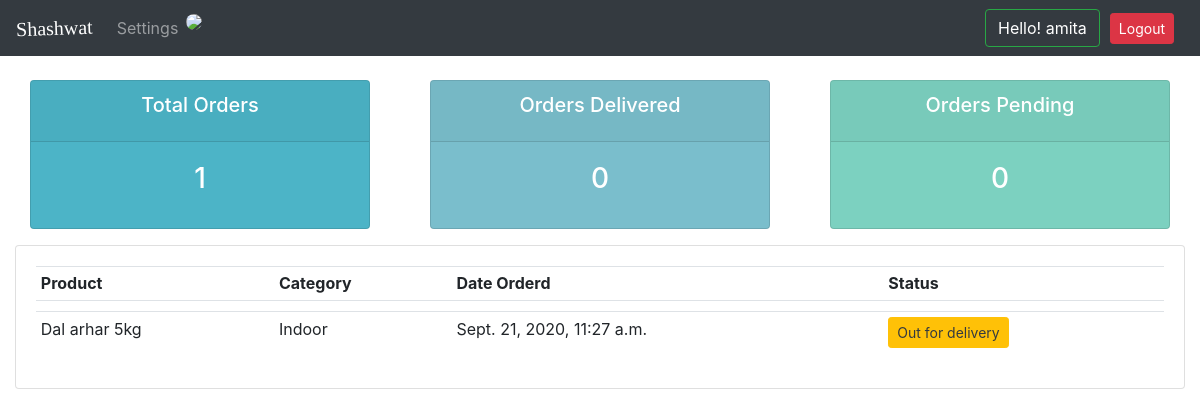
Page /user_page/ (signed in) on the committed database.
### accounts/models.py (models this page shows, shortened)
class Order(models.Model):
    STATUS = (
        ('Pending','Pending'),
        ('Out for delivery', 'Out for delivery'),
        ('Delivered','Delivered'),
    )
    Customer = models.ForeignKey(Customer, null=True, blank=True, on_delete= models.SET_NULL)
    Product = models.ForeignKey(Product, null=True, on_delete= models.SET_NULL)
    status = models.CharField(max_length=100, null=True, choices=STATUS)
    date_created = models.DateTimeField(auto_now_add=True, null =True)
    tags = models.ManyToManyField(Tag)

class Product(models.Model):
    CATEGORY = (
        ('Indoor','Indoor'),
        ('Outdoor','Out door'),
    )
    name = models.CharField(max_length=100, null =True)
    price = models.FloatField(null=True)
    category = models.CharField(max_length=100, null =True, choices=CATEGORY)
    date_created = models.DateTimeField(auto_now_add=True, null =True)
    description =  models.CharField(max_length=100, null =True)
    def __str__(self):
        return self.name

### accounts/decorators.py (the view)
        def wrapper_func(request, *args, **kwargs):
            group = None
            if request.user.groups.exists():
                group = request.user.groups.all()[0].name
                if str(group) in allowed_roles:
                    return view_func(request, *args, **kwargs)
                elif str(group) == 'user':
                    return redirect('user_page')
                else:
                    return HttpResponse("sorry not sorry")

### accounts/views.py (called while the page is built)
@login_required(login_url='/login/')
@allowed_users(allowed_roles = ['user'])
def user_page(request):
    orders = request.user.customer.order_set.all()
    total_orders = orders.count()
    delivered = orders.filter(status='Delivered').count()
    pending = orders.filter(status='Pending').count()
    out_for_delivery = orders.filter(status='Out for Delivery').count()
    context = {
        'orders': orders,
        'total_orders': total_orders,
        'delivered': delivered,
        'pending': pending,
        'Out for Delivery': out_for_delivery,
    }
    return render(request, 'user_page.html', context)

### templates/user_page.html (shortened to what this page needs)
{% extends 'main.html' %}
{% block content %}
{% include 'status.html' %}
<div class="row">
	<div class="col-md">
		<div class="card card-body">
			<table class="table table-sm">
				<tr>
					<th>Product</th>
					<th>Category</th>
					<th>Date Orderd</th>
					<th>Status</th>
				</tr>
				<tr><td></td><td></td><td></td><td></td></tr>
				{% for order in orders %}
					<tr>
						<td>{{order.Product}}</td>
						<td>{{order.Product.category}}</td>
						<td>{{order.date_created}}</td>
						<td>
							{% if order.status == "Delivered" %}
							<span class = 'btn btn-success btn-sm'>{{order.status}}</span>
							{% elif order.status == "Pending" %}
							<span class = 'btn btn-danger text-white btn-sm'>{{order.status}}</span>
							{% elif order.status == "Out for delivery" %}
							<span class = 'btn btn-warning text-dark btn-sm'>{{order.status}}</span>
							{% endif %}
						</td>
					</tr>
				{% endfor %}
			</table>
		</div>
	</div>
</div>
{% endblock content %}

### templates/navbar.html (shortened to what this page needs)
<nav class="navbar navbar-expand-lg navbar-dark bg-dark">
  <div class="collapse navbar-collapse" id="navbarNav">
    <a class="navbar-brand" href="#" style="font-family:'opan snas';transform:rotate(-2deg);" >Shashwat</a>
      <ul class="navbar-nav">
      {% if not request.user.is_staff %}
        <li class="nav-item">
            <a class="nav-link" href="{% url 'user_settings' %}">Settings</a>
        </li>
        <li class="nav-item">
            <img id="navbar-profile-icon" src="{{request.user.customer.profile_pic.url}}">
        </li>
      {% endif %}
      </ul>
  </div>
  <span>
    <button class="btn btn-outline-success bt-sm logout_user">Hello! {{request.user}}</button></a>
  </span>
  <span>
    <a class="nav-item logout_user" href="{% url 'logout' %}" ><button class="btn btn-danger btn-sm">Logout </button></a>
  </span>
</nav>

### crm/static/css/main.css (style rules this page uses)
body { background-color: #ebeff5; }

### templates/navbar.html (style rules this page uses)
.logout_user { margin-right: 10px; color: #fff; }
#navbar-profile-icon { max-width: 60px; max-height:60px; margin: 0 auto; border-radius: 50%; }

### rows in the picture
Order: Product "Dal arhar 5kg", Product.category "Indoor", date_created "Sept. 21, 2020, 11:27 a.m.", status "Out for delivery"

### other values in the picture
{{ request.user }} "amita"
{{ total_orders }} "1"
{{ delivered }} "0"
{{ pending }} "0"
